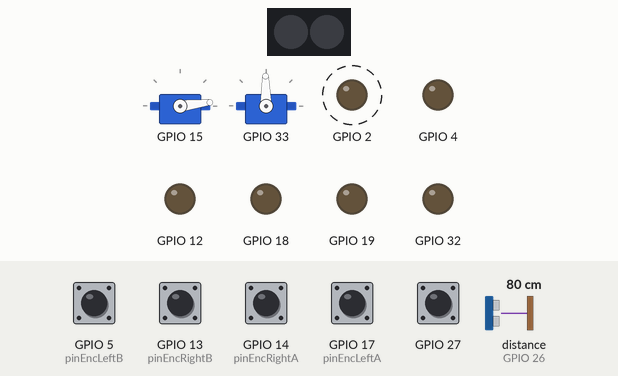
Bench run of a sketch on a simulated ESP32. Parts: 2 × servo, 2 RGB LEDs in strip order, left to right, output pins drawn as LEDs (lit = HIGH). Dashed ring = blinking. Inputs (shaded band) come from the test bench; at power-on: GPIO 5 (pinEncLeftB), GPIO 13 (pinEncRightB), GPIO 14 (pinEncRightA), GPIO 17 (pinEncLeftA), GPIO 27 HIGH, distance to the obstacle (sensor on GPIO 26) 80 cm. Dim RGB values are drawn brighter than linear; servo pulses on a pin are drawn as a servo (544–2400 µs = 0–180°).

Above: at 1.2 s.
1.3 s: GPIO 27 pulled LOW for 0.15 s
At 2.93 s:
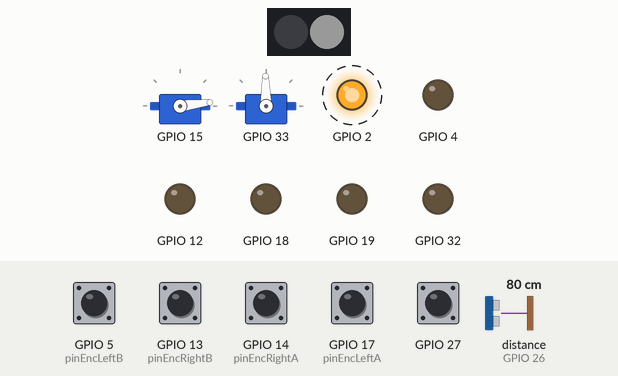
4.3 s: distance to the obstacle (sensor on GPIO 26) set to 96 cm
7.3 s: distance to the obstacle (sensor on GPIO 26) set to 104 cm
At 8.95 s:
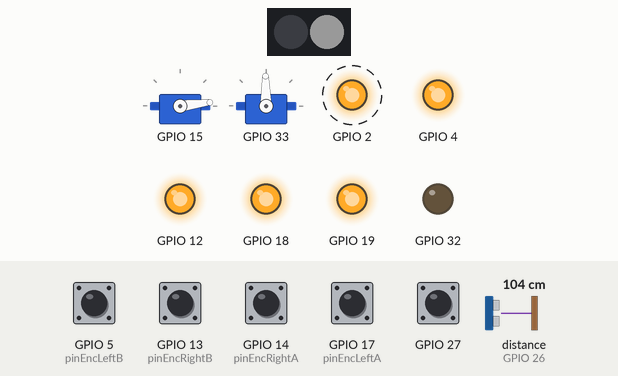
10.3 s: distance to the obstacle (sensor on GPIO 26) set to 9 cm
At 12.46 s:
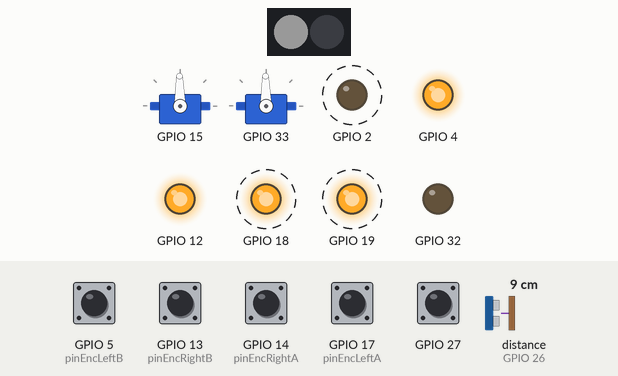
13.3 s: GPIO 27 pulled LOW for 1 s
At 13.75 s:
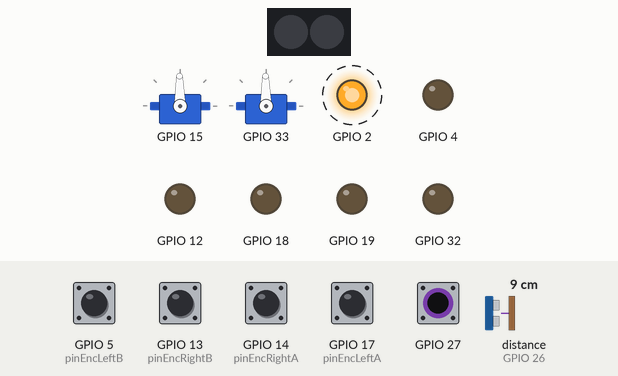
16.3 s: GPIO 27 pulled LOW for 0.15 s
At 16.6 s:
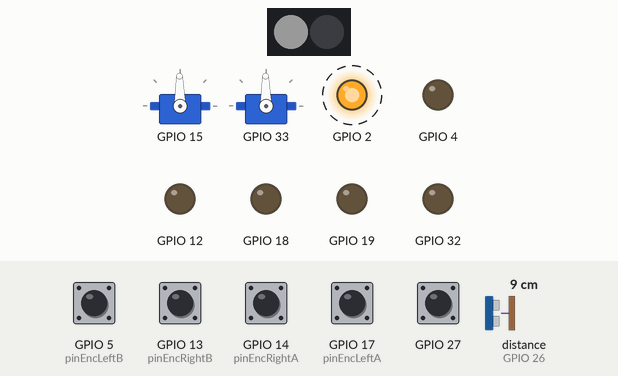
Timing chart, 0 to 20.3 s (numbered marks = the images above; inputs shaded):
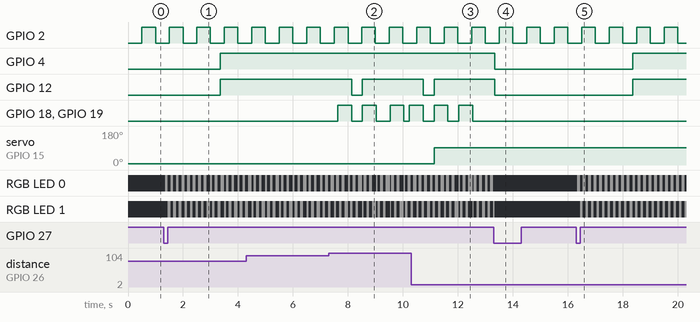

The sketch:

Main.ino
```cpp
#include "Setup.h"  //To include the rest of the headers (Setup includes all the other headers) plus setup code

void loop() {
    long currentTime = millis();
    static long lastTime;
    static long lastTime2;
    static long lastTime3;
    int interval = 1;
    int hold = 2000;

    flashStatusLED();
    buttonHandler();
    ENC_Averaging();

    if (currentTime < lastTime + interval) return;  //If the interval time (1 ms) has not yet passed, return loop() to avoid running further code
    lastTime = currentTime; //let the last time = this loops time to reset timer

    updateEncoder(currentTime); //push current encoder positions and time to first in last out stack
    Navigation(); //run ultrasound sensor

    if (running) {
        flashSmartLED();

        if (climbing) {
            runRightMotor(0); //Make sure the motors are not running
            runLeftMotor(0);
            Climb(); //Start to climb
            return;
        }

        switch (robotSequence) {    //Used to guide the robot in the order of what to do
            case 0:  //2 second hold
                if (lastTime2 == 0) lastTime2 = currentTime;
                if (currentTime < lastTime2 + hold) return; //Giving a pause so the robot doesn't start right away
                robotSequence ++; //Go to next step of sequence
                break;
            case 1:  //Driving around obstacle and getting up to the robot
                moveRobotSequence();   //drive according to parameters defined by move sequence
                break;
            case 2:
                setLock(40);    //close the lock servo to hold rope in winch
                if (lastTime3 == 0) lastTime3 = currentTime; //giving a 2 s pause to make sure the bot is still before beginning to climb
                if (currentTime < lastTime3 + hold) return;
                climbing = true;
                break;
        }

    } else {        // If we are not in the running to go through the sequence. This can reset as well
    //Reseting all the values that get changed once the push button is pressed and we start
        runRightMotor(0);   //Stop the motors
        runLeftMotor(0);
        ledcWrite(7, 0);    //Stop the winch motor
        robotSequence = 0;  //reset to default/starting values
        robotDriveSequence = 0;
        lastTime2 = 0;
        climbing = false;
        deltaRegisterRight = 0;
        deltaRegisterLeft = 0;
        SmartLEDs.clear();  //turn off smart LEDs wich normally falsh to indicate the bot is running
        SmartLEDs.show();
    }
}
```

Climbing.h
```cpp
//To set the angle of the servo that will hold the rope in the winch
void setLock(const int angle) {
    long dutyCycle = map(angle, 0, 180, 1675, 8050);
    ledcWrite(8, dutyCycle);
}

//To run the winch motor
void Climb() {
    long currentTime = millis();
    static long lastTime = currentTime;
    int power;
    int upTime = 3000;      //How long for the robot to climb the rope for
    int holdTime = 10000;   //How long for the robot to stop at the top

    if (currentTime < lastTime + upTime) //initally run at full power
        power = 255;
    else if (currentTime < lastTime + upTime + holdTime)   //once upTime has elapsed, reduce power to hold the robot in the air without winching up further
        power = 170;
    else    //once holdTime has elapsed, cut power to allow the winch to un-wind
        power = 100;

    ledcWrite(7, power);    //Provide power to the motor via PWM control with the nfet
}
```

Drive.h
```cpp
//desired target speed for stragiht-line driving (max is about 0.35 ticks/ms)
double averageSpeed = 0.2;  //in ticks/ms

//gain values for the PID controller
double gainP = 0;  // % per ticks/ms
double gainI = 3;  // % per ticks
double gainD = 0;  // % per ticks/ms^2

double gainA = 0.005;  // ticks/ms per degree

//bounds for PWM values
int maxPower = 255;
int rightStallPower = 120;  //Lowest power that will still get the motor to barely turn
int leftStallPower = 120;

//set up values for first in last out stack
const int samples = 5;
uint32_t leftEncHist[samples + 1] = {0};
uint32_t rightEncHist[samples + 1] = {0};
long timeHist[samples + 1] = {0};

//setting up some variables for the PID controller
double deltaRegisterRight;
double deltaRegisterLeft;
double deltaLastRight;
double deltaLastLeft;
double deltaDeltaRight;
double deltaDeltaLeft;

//calculate right wheel speed based on FILO stack, averaged over 5 instacnes
double getRightSpeed() {
    double speed = 0;

    for (int i = 1; i < samples; i++) {
        int d = rightEncHist[i] - rightEncHist[i - 1];
        int t = timeHist[i] - timeHist[i - 1];
        if (t == 0)
            continue;
        speed += (double)d / t;
    }

    return speed / samples;
}

//calculate left wheel speed based on FILO stack, averaged over 5 instacnes
double getLeftSpeed() {
    double speed = 0;

    for (int i = 1; i < samples; i++) {
        int d = leftEncHist[i] - leftEncHist[i - 1];
        int t = timeHist[i] - timeHist[i - 1];
        if (t == 0)
            continue;
        speed += (double)d / t;
    }

    return speed / samples;
}

//Pass value from -1 to 1 to go from full reverse to full forwards
void runRightMotor(double power) {
    //Make sure values passed are legal
    if (power < -1)
        power = -1;
    if (power > 1)
        power = 1;

    double pwmPower = (double)(rightStallPower + power * (maxPower - rightStallPower));  //Calculate the pwm value to write to the motors between bounds

    //Writing to the motors
    if (power > 0) {
        ledcWrite(3, 0);
        ledcWrite(4, pwmPower);
    } else if (power < 0) {
        ledcWrite(3, pwmPower);
        ledcWrite(4, 0);
    } else {
        ledcWrite(3, 0);
        ledcWrite(4, 0);
    }
}

//Pass value from -1 to 1 to go from full reverse to full forwards
void runLeftMotor(double power) {
    //Make sure values passed are legal
    if (power < -1)
        power = -1;
    if (power > 1)
        power = 1;

    double pwmPower = (double)(leftStallPower + power * (maxPower - leftStallPower));  //Calculate the pwm value to write to the motors between bounds

    //Writing to the motors
    if (power > 0) {
        ledcWrite(1, pwmPower);
        ledcWrite(2, 0);
    } else if (power < 0) {
        ledcWrite(1, 0);
        ledcWrite(2, pwmPower);
    } else {
        ledcWrite(1, 0);
        ledcWrite(2, 0);
    }
}

//runs motors at appropriate speed differential given an angle
//angle should be between -90 and +90; positive angles to the right of centre, negative angles to the left
// angle of 0 indicates straight on. left and right speeds the same
void runMotors(double angle) {
    //Calculate target speeds (in encoder ticks/ms) for the left and right wheels
    double speedDelta = angle * gainA;  //desired difference in right and left wheel speeds (to dirve at a slight angle if needed)

    double targetRight = averageSpeed - speedDelta / 2;
    double targetLeft = averageSpeed + speedDelta / 2;

    //Calculate power needed to get to the target speeds based on speed delta (PID feedback controller)

    double currentRight = getRightSpeed();  //get current speeds from positions and times in first in last out stacks
    double currentLeft = getLeftSpeed();

    double deltaRight = targetRight - currentRight;  //calculate current speed error (P)
    double deltaLeft = targetLeft - currentLeft;

    deltaRegisterRight += deltaRight;  //calculate integrated error over time (I)
    deltaRegisterLeft += deltaLeft;

    deltaDeltaRight = deltaRight - deltaLastRight;  //calculate rate of error change (D)
    deltaDeltaLeft = deltaLeft - deltaLastLeft;

    deltaLastRight = deltaRight;
    deltaLastLeft = deltaLeft;

    //calculate the desired power to be sent to each wheel, from 0 to 1
    double powerRight = deltaRight * gainP + deltaRegisterRight * gainI + deltaDeltaRight * gainD;
    double powerLeft = deltaLeft * gainP + deltaRegisterLeft * gainI + deltaDeltaLeft * gainD;

    //anti-windup in case of motor saturation

    if (abs(powerRight) > 1) {
        powerRight = powerRight / abs(powerRight);
        deltaRegisterRight -= deltaRight;
    }

    if (abs(powerLeft) > 1) {
        powerLeft = powerLeft / abs(powerLeft);
        deltaRegisterLeft -= deltaLeft;
    }

    //call left and right motors at those power levels
    runRightMotor(powerRight);
    runLeftMotor(powerLeft);
}

//Stoping the motors with power (ie no coasting)
void stopMotors() {
    ledcWrite(1, 255);
    ledcWrite(2, 255);
    ledcWrite(3, 255);
    ledcWrite(4, 255);
}

//turn on only the left motor, at full power, to do a turn without moving forward
void rightTurn() {
    ledcWrite(1, 255);
    ledcWrite(2, 0);
    ledcWrite(3, 0);
    ledcWrite(4, 0);
}
```

Encoder.h
```cpp
#ifndef ENCODER_H
#define ENCODER_H 1

//---------------------------------------------------------------------------

volatile boolean ENC_btLeftEncoderADataFlag;
volatile boolean ENC_btLeftEncoderBDataFlag;
volatile boolean ENC_btRightEncoderADataFlag;
volatile boolean ENC_btRightEncoderBDataFlag;

volatile uint16_t ENC_vui16LeftEncoderAMissed;
volatile uint16_t ENC_vui16LeftEncoderBMissed;
volatile uint16_t ENC_vui16RightEncoderAMissed;
volatile uint16_t ENC_vui16RightEncoderBMissed;

uint16_t ENC_uiAlpha = 8196;

volatile int32_t ENC_vi32LeftEncoderARawTime;
volatile int32_t ENC_vi32LeftEncoderBRawTime;
volatile int32_t ENC_vi32RightEncoderARawTime;
volatile int32_t ENC_vi32RightEncoderBRawTime;

int32_t ENC_ui32LeftEncoderAAveTime;
int32_t ENC_ui32LeftEncoderBAveTime;
int32_t ENC_ui32RightEncoderAAveTime;
int32_t ENC_ui32RightEncoderBAveTime;

uint32_t ENC_ui32LeftEncoderAveTime;
uint32_t ENC_ui32RightEncoderAveTime;

volatile int32_t ENC_vi32LeftOdometerCompare;
volatile int32_t ENC_vi32RightOdometerCompare;

volatile int32_t ENC_vsi32LastTimeLA;
volatile int32_t ENC_vsi32ThisTimeLA;

//Encoder interrupt service routines - entered every change in in encoder pin H-> L and L ->H
//---------------------------------------------------------------------------------------------
void IRAM_ATTR ENC_isrLeftA() {
    volatile static int32_t ENC_vsi32LastTime;
    volatile static int32_t ENC_vsi32ThisTime;

    // if the last interrupts data wasn't collected, count the miss
    if (ENC_btLeftEncoderADataFlag) {
        ENC_vui16LeftEncoderAMissed += 1;
    }

    //how much time elapsed since last interrupt

    asm volatile("esync; rsr %0,ccount"
                 : "=a"(ENC_vsi32ThisTime));  // @ 240mHz clock each tick is ~4nS
    ENC_vi32LeftEncoderARawTime = ENC_vsi32ThisTime - ENC_vsi32LastTime;
    ENC_vsi32LastTime = ENC_vsi32ThisTime;
    ENC_btLeftEncoderADataFlag = true;

    //if both pins are high or low then count down otherwise wheel is going backwards count up
    //odometer reading
    if ((digitalRead(pinEncLeftA) && digitalRead(pinEncLeftB)) || ((digitalRead(pinEncLeftA) == 0 && digitalRead(pinEncLeftB) == 0))) {
        ENC_vi32LeftOdometer -= 1;
    } else {
        ENC_vi32LeftOdometer += 1;
    }
}

void IRAM_ATTR ENC_isrLeftB() {
    volatile static int32_t ENC_vsi32LastTime;
    volatile static int32_t ENC_vsi32ThisTime;

    // if the last interrupts data wasn't collected, count the miss
    if (ENC_btLeftEncoderBDataFlag) {
        ENC_vui16LeftEncoderBMissed += 1;
    }
    //how much time elapsed since last interrupt
    ENC_vsi32LastTime = ENC_vsi32ThisTime;
    asm volatile("esync; rsr %0,ccount"
                 : "=a"(ENC_vsi32ThisTime));  // @ 240mHz clock each tick is ~4nS
    ENC_vi32LeftEncoderBRawTime = ENC_vsi32ThisTime - ENC_vsi32LastTime;
    ENC_btLeftEncoderBDataFlag = true;

    //Left Encoder B is opposite of A so if  both pins are high or low then count up otherwise wheel is going forwards count down
    //odometer reading
    if ((digitalRead(pinEncLeftA) && digitalRead(pinEncLeftB)) || ((digitalRead(pinEncLeftA) == 0 && digitalRead(pinEncLeftB) == 0))) {
        ENC_vi32LeftOdometer += 1;
    } else {
        ENC_vi32LeftOdometer -= 1;
    }
}

void IRAM_ATTR ENC_isrRightA() {
    volatile static int32_t ENC_vsi32LastTime;
    volatile static int32_t ENC_vsi32ThisTime;

    // if the last interrupts data wasn't collected, count the miss
    if (ENC_btRightEncoderADataFlag) {
        ENC_vui16RightEncoderAMissed += 1;
    }
    //how much time elapsed since last interrupt
    ENC_vsi32LastTime = ENC_vsi32ThisTime;
    asm volatile("esync; rsr %0,ccount"
                 : "=a"(ENC_vsi32ThisTime));  // @ 240mHz clock each tick is ~4nS
    ENC_vi32RightEncoderARawTime = ENC_vsi32ThisTime - ENC_vsi32LastTime;
    ENC_btRightEncoderADataFlag = true;

    //Right Encoder A -  if both pins are high or low then count down otherwise wheel is going forwards count up
    //odometer reading
    if ((digitalRead(pinEncRightA) && digitalRead(pinEncRightB)) || ((digitalRead(pinEncRightA) == 0 && digitalRead(pinEncRightB) == 0))) {
        ENC_vi32RightOdometer -= 1;
    } else {
        ENC_vi32RightOdometer += 1;
    }
}

void IRAM_ATTR ENC_isrRightB() {
    volatile static int32_t ENC_vsi32LastTime;
    volatile static int32_t ENC_vsi32ThisTime;

    // if the last interrupts data wasn't collected, count the miss
    if (ENC_btRightEncoderBDataFlag) {
        ENC_vui16RightEncoderBMissed += 1;
    }
    //how much time elapsed since last interrupt
    ENC_vsi32LastTime = ENC_vsi32ThisTime;
    asm volatile("esync; rsr %0,ccount"
                 : "=a"(ENC_vsi32ThisTime));  // @ 240mHz clock each tick is ~4nS
    ENC_vi32RightEncoderBRawTime = ENC_vsi32ThisTime - ENC_vsi32LastTime;
    ENC_btRightEncoderBDataFlag = true;

    //Right Encoder B is opposite of A so if both pins are high or low then count up otherwise wheel is going forwards count down
    //odometer reading
    if ((digitalRead(pinEncRightA) && digitalRead(pinEncRightB)) || ((digitalRead(pinEncRightA) == 0 && digitalRead(pinEncRightB) == 0))) {
        ENC_vi32RightOdometer += 1;
    } else {
        ENC_vi32RightOdometer -= 1;
    }
}
//---------------------------------------------------------------------------------------------

void ENC_Init() {
        //check to see if calibration is in eeprom and retreive
}

void ENC_Disable() {
    // disable GPIO interrupt on change
    detachInterrupt(pinEncLeftA);
    detachInterrupt(pinEncLeftB);
    detachInterrupt(pinEncRightA);
    detachInterrupt(pinEncRightB);
}

int32_t ENC_Averaging() {
    int64_t vi64CalutatedAverageTime;

    //yn=yn−1⋅(1−α)+xn⋅α  exponentially weighted moving average IIR Filter 65535 = 1

    //Left Enoder A

    if (ENC_btLeftEncoderADataFlag) {
        ENC_btLeftEncoderADataFlag = false;

        if (ENC_uiAlpha == 65535) {
            ENC_ui32LeftEncoderAAveTime = ENC_vi32LeftEncoderARawTime;
        } else {
            vi64CalutatedAverageTime = (int64_t)ENC_ui32LeftEncoderAAveTime * (65535 - ENC_uiAlpha) + ((int64_t)ENC_vi32LeftEncoderARawTime * ENC_uiAlpha);
            ENC_ui32LeftEncoderAAveTime = (int32_t)((vi64CalutatedAverageTime + 32768) / 65536);
        }
    }

    //Left Enoder B
    if (ENC_btLeftEncoderBDataFlag) {
        ENC_btLeftEncoderBDataFlag = false;

        if (ENC_uiAlpha == 65535) {
            ENC_ui32LeftEncoderBAveTime = ENC_vi32LeftEncoderBRawTime;
        } else {
            vi64CalutatedAverageTime = (int64_t)ENC_ui32LeftEncoderBAveTime * (65535 - ENC_uiAlpha) + ((int64_t)ENC_vi32LeftEncoderBRawTime * ENC_uiAlpha);
            ENC_ui32LeftEncoderBAveTime = (int32_t)((vi64CalutatedAverageTime + 32768) / 65536);
        }
    }

    //Right Enoder A
    if (ENC_btRightEncoderADataFlag) {
        ENC_btRightEncoderADataFlag = false;

        if (ENC_uiAlpha == 65535) {
            ENC_ui32RightEncoderAAveTime = ENC_vi32RightEncoderARawTime;
        } else {
            vi64CalutatedAverageTime = (int64_t)ENC_ui32RightEncoderAAveTime * (65535 - ENC_uiAlpha) + ((int64_t)ENC_vi32RightEncoderARawTime * ENC_uiAlpha);
            ENC_ui32RightEncoderAAveTime = (int32_t)((vi64CalutatedAverageTime + 32768) / 65536);
        }
    }

    //Right Enoder B
    if (ENC_btRightEncoderBDataFlag) {
        ENC_btRightEncoderBDataFlag = false;

        if (ENC_uiAlpha == 65535) {
            ENC_ui32RightEncoderBAveTime = ENC_vi32RightEncoderBRawTime;
        } else {
            vi64CalutatedAverageTime = (int64_t)ENC_ui32RightEncoderBAveTime * (65535 - ENC_uiAlpha) + ((int64_t)ENC_vi32RightEncoderBRawTime * ENC_uiAlpha);
            ENC_ui32RightEncoderBAveTime = (int32_t)((vi64CalutatedAverageTime + 32768) / 65536);
        }
    }
}

void ENC_ClearLeftOdometer() {
    ENC_vi32LeftOdometer = 0;
}

void ENC_ClearRightOdometer() {
    ENC_vi32RightOdometer = 0;
}

void updateEncoder(long currentLoopTime) {
    for (int i = 0; i < samples; i++) {
        rightEncHist[i] = rightEncHist[i + 1];
        leftEncHist[i] = leftEncHist[i + 1];
        timeHist[i] = timeHist[i + 1];
    }

    rightEncHist[samples] = ENC_vi32RightOdometer;
    leftEncHist[samples] = ENC_vi32LeftOdometer;
    timeHist[samples] = currentLoopTime;
}

void clearEncoders() {
    for (int i = 0; i <= samples; i++) {
        rightEncHist[i] = 0;
        leftEncHist[i] = 0;
        timeHist[i] = 0;
    }

    deltaRegisterRight = 0;
    deltaRegisterLeft = 0;
}

#endif
```

Navigation.h
```cpp
//Set the position of the sonar servo
void setServo(const int angle) {
    long dutyCycle = map(angle, 0, 180, 1675, 8050);
    ledcWrite(10, dutyCycle);
}

// the main function to be run to call the ultrasound
void Navigation() {
    long currentTime;
    static long lastTime;
    const int USinterval = 100;  //how often does the ultrasound make a measurement (in ms)

    currentTime = millis();

    //If the specified interval has not elapsed, just return now
    if (currentTime < lastTime + USinterval) return;
    lastTime = currentTime;

    //ping the ultrasound and save the pulse time-of-flight
    long duration = sonar.ping();

    //calculate the distance travelled by the sound wave based on speed of sound in air at 20 C
    //dividing by 2 since the pulse travels to the wall and back
    wallDist = duration * 0.0343 / 2;
}
```

Source omitted: Sequence.h (7591 bytes), Setup.h (2991 bytes), Utilities.h (2457 bytes), _Pinout.h (4928 bytes)

Measured:
- the behaviour switches between 100 and 101 cm on distance to the obstacle (sensor on GPIO 26) (found by bisection; images 1 and 2)
- after the input at 1.3 s, GPIO 4, GPIO 12: LOW → HIGH after 2.1 s
- after the input at 7.3 s, GPIO 12: HIGH → LOW after 0.83 s, → HIGH 0.39 s later; GPIO 18, GPIO 19: goes HIGH 0.51 s, LOW 0.39 s, HIGH 0.51 s, LOW 0.50 s, HIGH 0.50 s, LOW 0.20 s, then HIGH, starting after 0.32 s
- after the input at 10.3 s, GPIO 18, GPIO 19: goes on until 12.5 s, then stays LOW; servo on GPIO 33: stays 91° (without the input it goes to 39° after 2.5 s)
- after the input at 13.3 s, GPIO 4, GPIO 12: HIGH → LOW after 0.05 s
- after the input at 16.3 s, GPIO 4, GPIO 12: LOW → HIGH after 2.1 s; RGB LED 0: alternates RGB(25, 25, 25) for 0.10 s and off for 0.10 s, starting after 0.05 s; RGB LED 1: alternates RGB(25, 25, 25) for 0.10 s and off for 0.10 s, starting after 0.15 s
- by itself, GPIO 2: alternates HIGH for 0.50 s and LOW for 0.50 s
